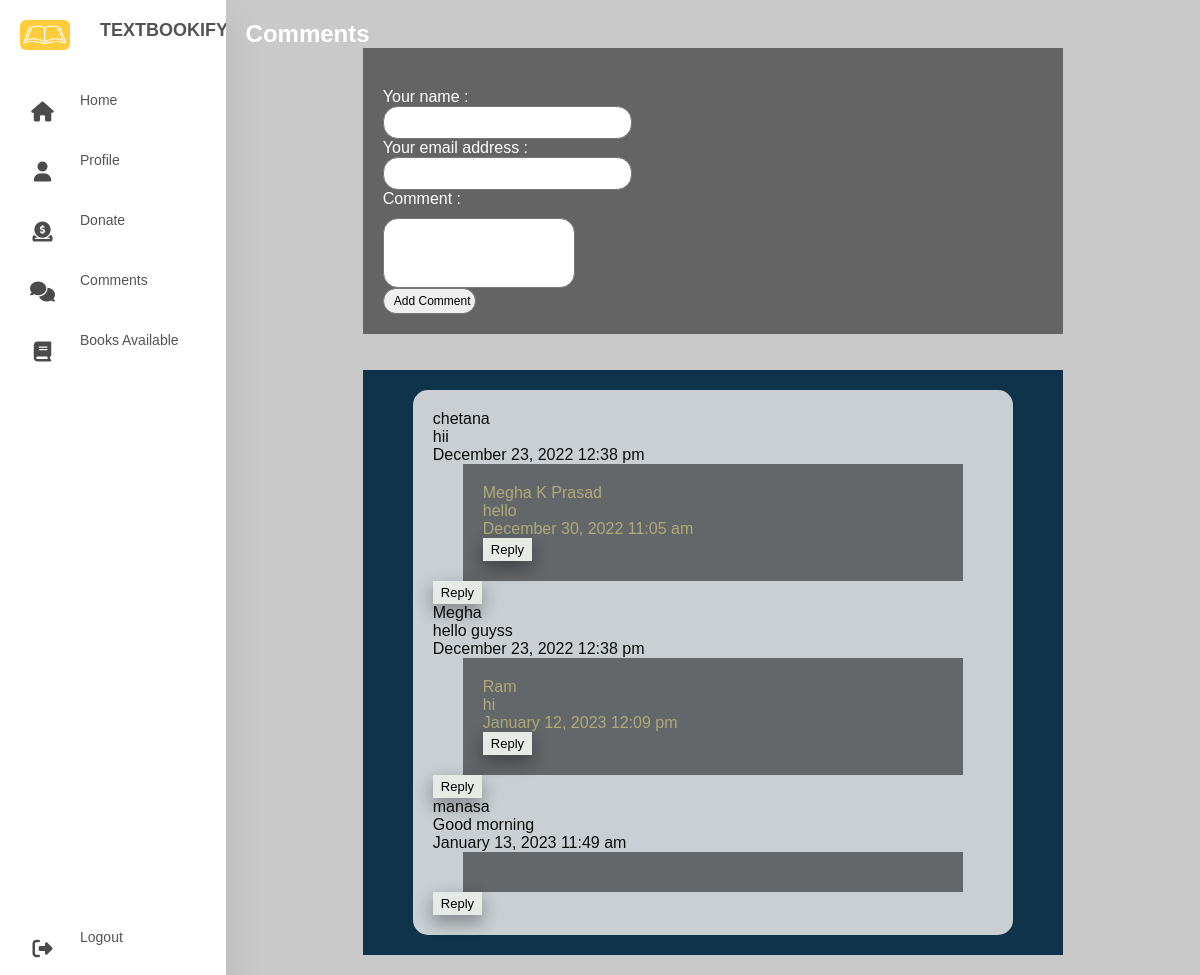
The app's page /Student/Dashboard/Comment/comment.php with its own data.
### tables this page shows
CREATE TABLE `comments` (
  `id` int(11) NOT NULL,
  `name` text NOT NULL,
  `email` text NOT NULL,
  `comment` text NOT NULL,
  `post_id` int(11) NOT NULL,
  `created_at` datetime NOT NULL,
  `reply_of` int(11) NOT NULL
);

### Student/Dashboard/Comment/comment.php (the view, shortened to what this page needs)
   <html>
    <head>
        <link rel="stylesheet" href="scstyle.css" />
        <link rel="stylesheet" href="https://cdnjs.cloudflare.com/ajax/libs/font-awesome/6.2.1/css/all.min.css"/>
    </head>
    <body>
        <div class="container">
            <nav>
                <ul>
                    <li><a href="#" class="logo">
                    <img src="../../../images/icon.png" alt="TextBookify">
                    <span class="nav-item">TextBookify</span>
                    </a></li>
                    <br>
                    <li><a href="../sdash.php">
                    <i class="fas fa-home"></i>
                    <span class="nav-item">Home</span>
                    </a></li>
                    <li><a href="../profile.php">
                    <i class="fas fa-user"></i>
                    <span class="nav-item">Profile</span>
                    </a></li>
                    <li><a href="../Donate/forms.php">
                    <i class="fas fa-donate"></i>
                    <span class="nav-item">Donate</span>
                    </a></li>
                    <li><a href="comment.php">
                    <i class="fas fa-comments"></i>
                    <span class="nav-item">Comments</span>
                    </a></li>
                    <li><a href="../books.php">
                    <i class="fas fa-book"></i>
                    <span class="nav-item">Books Available</span>
                    </a></li>
                    <li><a href="../../login/logout.php" class="logout">
                    <i class="fas fa-sign-out-alt"></i>
                    <span class="nav-item">Logout</span>
                    </a></li>
                </ul>
            </nav>
            <section class="main">
                <div class="main-top">
                    <h1 style="color:white;"><b>Comments</b></h1>
                </div><div class="form-wrapper">
<?php
    include "../../../dbconnect.php";
    $post_id = 1;
    $result = mysqli_query($conn, "SELECT * FROM comments WHERE post_id = " . $post_id);
    $comments = array();
    while ($row = mysqli_fetch_object($result))
    {
        array_push($comments, $row);
    }
    foreach ($comments as $comment_key => $comment)
    {
        $replies = array();
        if ($comment->reply_of == 0)
        {
            foreach ($comments as $reply_key => $reply)
            {
                if ($reply->reply_of == $comment->id)
                {
                    array_push($replies, $reply);
                    unset($comments[$reply_key]);
                }
            }
        }
        $comment->replies = $replies;
    }
?>
<form action="comment.php" method="post">
    <p>
        <label>Your name :</label><br>
        <input type="text" name="name" required>
    </p>
    <p>
        <label>Your email address :</label><br>
        <input type="email" name="email" required>
    </p>
    <p>
        <label>Comment :</label>
        <br><textarea name="comment" required></textarea>
    </p>
    <p>
        <input type="submit" value="Add Comment" name="post_comment" width="15" height="15" style="font-size:12px;">
    </p>
</form></div>
<br>
<br>
<div class="form-wrappers">
<ul class="comments">
    <div class="cwrap">
    <?php foreach ($comments as $comment): ?>
        <li style="list-style-type:none;">
            <p>
                <?php echo $comment->name; ?>
            </p>
            <p>
                <?php echo $comment->comment; ?>
            </p>
            <p>
                <?php echo date("F d, Y h:i a", strtotime($comment->created_at)); ?>
            </p>
            <ul class="comments reply">
            <div class="wrap">
                <?php foreach ($comment->replies as $reply): ?>
                    <li style="list-style-type:none;">
                        <p>
                            <?php echo $reply->name; ?>
                        </p>
                        <p>
                            <?php echo $reply->comment; ?>
                        </p>
                        <p>
                            <?php echo date("F d, Y h:i a", strtotime($reply->created_at)); ?>
                        </p>
                        <div onclick="showReplyForReplyForm(this);" data-name="<?php echo $reply->name; ?>" data-id="<?php echo $comment->id; ?>">
                        <div class="b"> Reply</div></div>
                    </li>
                <?php endforeach; ?></div>
            </ul>
            <div data-id="<?php echo $comment->id; ?>" onclick="showReplyForm(this);" class="b">Reply</div>
        </li>
    <?php endforeach; ?></div>
</ul>
</div>
            </section>
        </div>
    </body>
</html>

### Student/Dashboard/Comment/scstyle.css (style rules this page uses)
body { background: #c9c9c9; background-image: url("https://www.psw-eng.co.za/wp-content/uploads/2017/06/Engineer-Background.png"); }
i { color: #272727d5; padding-right: 5px; }
form { margin-top: 20px; display: flex; flex-direction: column; }
input { font-family: 'Darker Grotesque', sans-serif; font-size: 18px; border-radius: 15px; border: 1px solid #787878; padding: 5px 5px 5px 10px; transition: 0.2s; }
input::placeholder { color: #bebebe; }
textarea { font-family: 'Darker Grotesque', sans-serif; margin-top: 10px; border-radius: 15px; border: 1px solid #787878; padding: 5px 5px 5px 10px; height: 70px; transition: 0.2s; box-sizing: border-box; resize: none; }
textarea::placeholder { color: #bebebe; }
img { max-width: 90px; width: 100%; height: 100%; margin-right: 15px; border-radius: 10px; }
* { margin:0; padding:0; outline:none; border:none; text-decoration:none; box-sizing: border-box; font-family: "Poppins",sans-serif; }
.container { display: flex; }
nav { position: relative; top: 0; bottom: 0; left: 0; height: auto; background: #fff; width: 280px; overflow: hidden; box-shadow: 0 20px 35px rgba(0,0,0,0.1); }
.logo { text-align: center; display: flex; margin: 10px 0 0 10px; }
.logo img { width: 50px; height: 30px; border-radius: 6px; }
.logo span { font-weight:bold; padding-left: 15px; font-size: 18px; text-transform: uppercase; }
a { position: relative; color: rgb(85,83,83); font-size: 14px; display: table; width: 280px; padding: 10px; }
nav .fas { position: relative; width: 70px; height: 40px; top: 14px; font-size: 20px; text-align: center; }
.logout { position: absolute; bottom: 0; }
.main { position: relative; padding: 20px; width: 100%; }
.form-wrapper { color: white; margin-left: auto; margin-right:auto ; height: auto; width:700px; background: rgba(0, 0, 0, 0.5); padding:20px; }
.form-wrappers { color: rgb(0, 0, 0); margin-left: auto; margin-right:auto ; height: auto; width:700px; background: #002642eb; padding:20px; }
.wrap { color: rgb(175, 170, 121); margin-left: auto; margin-right:auto ; height: auto; width:500px; background: rgba(0, 0, 0, 0.5); padding:20px; }
.cwrap { color: rgb(12, 12, 11); margin-left: auto; margin-right:auto ; height: auto; width:600px; background: #eeeeeed4; padding:20px; border-radius: 15px; }
.b { background-color: #e6ebe6; border: none; color: rgb(0, 0, 0); padding: 4px 8px; text-align: center; text-decoration: none; display: inline-block; font-size: 13px; box-shadow: 0 8px 16px 0 rgba(0,0,0,0.2), 0 6px 20px 0 rgba(0,0,0,0.19); }

### records on screen
comments: name "chetana", comment "hii", created_at "December 23, 2022 12:38 pm"
comments: name "Megha K Prasad", comment "hello", created_at "December 30, 2022 11:05 am"
comments: name "Megha", comment "hello guyss", created_at "December 23, 2022 12:38 pm"
comments: name "Ram", comment "hi", created_at "January 12, 2023 12:09 pm"
comments: name "manasa", comment "Good morning", created_at "January 13, 2023 11:49 am"
